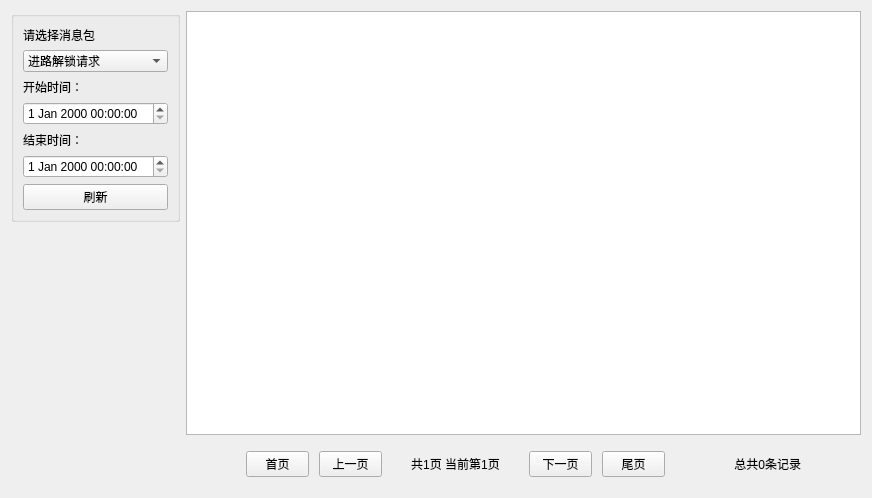
<?xml version="1.0" encoding="UTF-8"?>
<ui version="4.0">
 <class>CiMonitorZc</class>
 <widget class="QWidget" name="CiMonitorZc">
  <property name="geometry">
   <rect>
    <x>0</x>
    <y>0</y>
    <width>872</width>
    <height>498</height>
   </rect>
  </property>
  <property name="windowTitle">
   <string>Form</string>
  </property>
  <layout class="QHBoxLayout" name="horizontalLayout_2">
   <item>
    <layout class="QVBoxLayout" name="verticalLayout_2">
     <item>
      <widget class="QGroupBox" name="groupBox">
       <property name="title">
        <string/>
       </property>
       <layout class="QVBoxLayout" name="verticalLayout">
        <item>
         <widget class="QLabel" name="label">
          <property name="text">
           <string>请选择消息包</string>
          </property>
         </widget>
        </item>
        <item>
         <widget class="QComboBox" name="comboBox">
          <item>
           <property name="text">
            <string>进路解锁请求</string>
           </property>
          </item>
          <item>
           <property name="text">
            <string>进路信息</string>
           </property>
          </item>
          <item>
           <property name="text">
            <string>屏蔽门开关状态</string>
           </property>
          </item>
          <item>
           <property name="text">
            <string>站台紧急关闭状态</string>
           </property>
          </item>
          <item>
           <property name="text">
            <string>无人折返按钮状态</string>
           </property>
          </item>
          <item>
           <property name="text">
            <string>计轴区段状态</string>
           </property>
          </item>
         </widget>
        </item>
        <item>
         <widget class="QLabel" name="label_2">
          <property name="text">
           <string>开始时间：</string>
          </property>
         </widget>
        </item>
        <item>
         <widget class="QDateTimeEdit" name="startDateTime"/>
        </item>
        <item>
         <widget class="QLabel" name="label_3">
          <property name="text">
           <string>结束时间：</string>
          </property>
         </widget>
        </item>
        <item>
         <widget class="QDateTimeEdit" name="endDateTime"/>
        </item>
        <item>
         <widget class="QPushButton" name="monitorButton">
          <property name="text">
           <string>刷新</string>
          </property>
         </widget>
        </item>
       </layout>
      </widget>
     </item>
     <item>
      <spacer name="verticalSpacer">
       <property name="orientation">
        <enum>Qt::Vertical</enum>
       </property>
       <property name="sizeHint" stdset="0">
        <size>
         <width>20</width>
         <height>40</height>
        </size>
       </property>
      </spacer>
     </item>
    </layout>
   </item>
   <item>
    <layout class="QVBoxLayout" name="verticalLayout_3">
     <item>
      <widget class="QTableView" name="tableView"/>
     </item>
     <item>
      <layout class="QHBoxLayout" name="horizontalLayout" stretch="1,1,2,1,1,2">
       <property name="spacing">
        <number>10</number>
       </property>
       <property name="leftMargin">
        <number>60</number>
       </property>
       <property name="topMargin">
        <number>10</number>
       </property>
       <property name="rightMargin">
        <number>60</number>
       </property>
       <property name="bottomMargin">
        <number>10</number>
       </property>
       <item>
        <widget class="QPushButton" name="firstPageButton">
         <property name="minimumSize">
          <size>
           <width>50</width>
           <height>0</height>
          </size>
         </property>
         <property name="text">
          <string>首页</string>
         </property>
        </widget>
       </item>
       <item>
        <widget class="QPushButton" name="prevPage">
         <property name="minimumSize">
          <size>
           <width>50</width>
           <height>0</height>
          </size>
         </property>
         <property name="text">
          <string>上一页</string>
         </property>
        </widget>
       </item>
       <item>
        <widget class="QLabel" name="totalPageLabel">
         <property name="text">
          <string>共1页 当前第1页</string>
         </property>
         <property name="alignment">
          <set>Qt::AlignCenter</set>
         </property>
        </widget>
       </item>
       <item>
        <widget class="QPushButton" name="nextPage">
         <property name="minimumSize">
          <size>
           <width>50</width>
           <height>0</height>
          </size>
         </property>
         <property name="text">
          <string>下一页</string>
         </property>
        </widget>
       </item>
       <item>
        <widget class="QPushButton" name="lastPageButton">
         <property name="minimumSize">
          <size>
           <width>50</width>
           <height>0</height>
          </size>
         </property>
         <property name="text">
          <string>尾页</string>
         </property>
        </widget>
       </item>
       <item>
        <widget class="QLabel" name="totalPage">
         <property name="text">
          <string>总共0条记录</string>
         </property>
         <property name="alignment">
          <set>Qt::AlignRight|Qt::AlignTrailing|Qt::AlignVCenter</set>
         </property>
        </widget>
       </item>
      </layout>
     </item>
    </layout>
   </item>
  </layout>
 </widget>
 <resources/>
 <connections/>
</ui>
